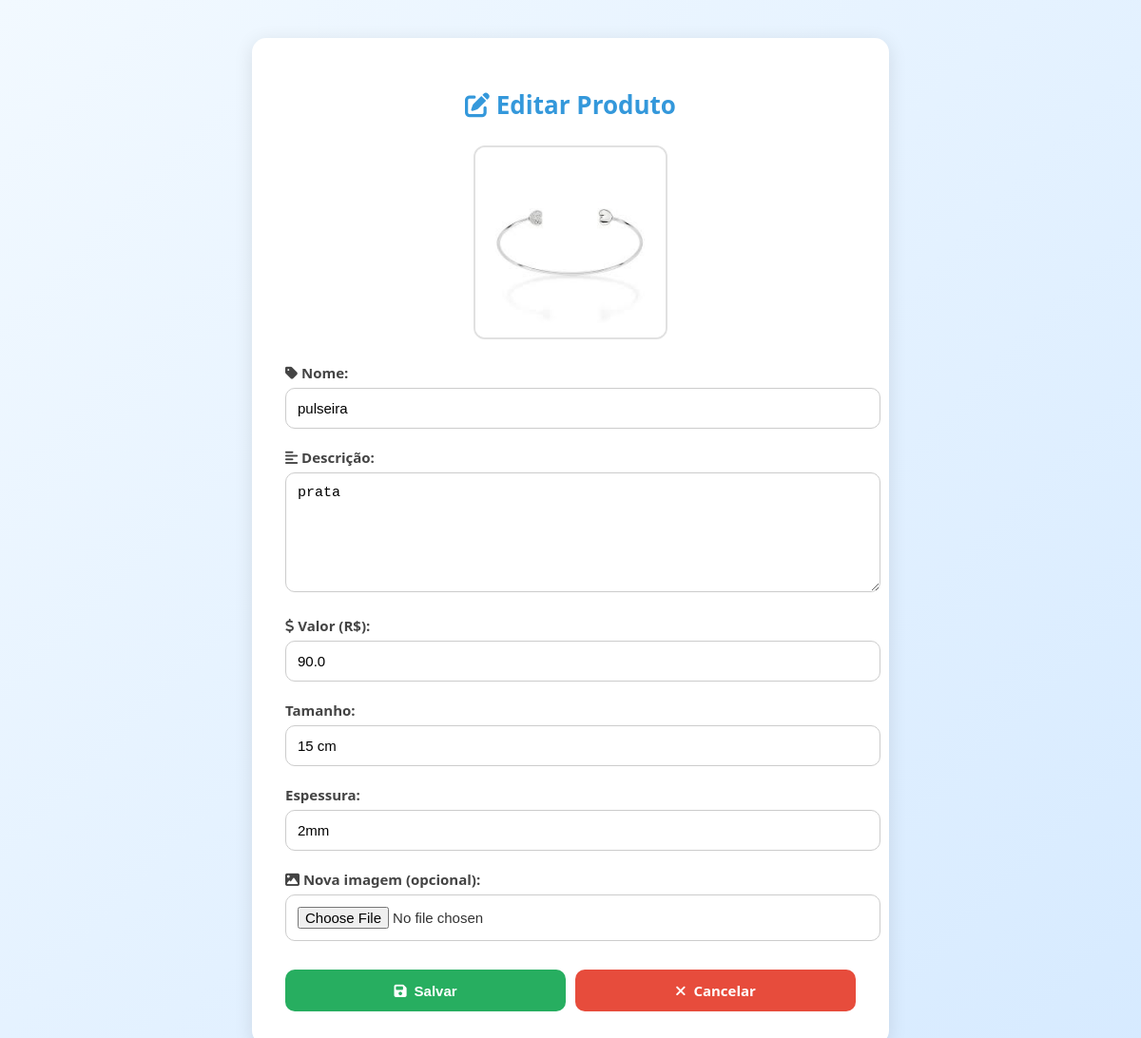
Screenshot of /editar_produto/2 with the database file from the repository.
### app.py (models this page shows)
class Produto(db.Model):
    id = db.Column(db.Integer, primary_key=True)
    nome = db.Column(db.String(100), nullable=False)
    descricao = db.Column(db.Text, nullable=False)
    valor = db.Column(db.Float, nullable=False)
    foto_url = db.Column(db.String(200), nullable=False)
    estoque = db.Column(db.Integer, nullable=False, default=0)
    tamanho = db.Column(db.String(50), nullable=True)
    espessura = db.Column(db.String(50), nullable=True)
    desconto = db.Column(db.Integer, nullable=True, default=0)

### app.py (the view, shortened to what this page needs)
@app.route('/editar_produto/<int:id>', methods=['GET', 'POST'])
def editar_produto(id):
    produto = Produto.query.get_or_404(id)
    return render_template('editar_produto.html', produto=produto)

### app.py (called while the page is built)
@app.context_processor
def inject_carrinho_qtd():
    carrinho = session.get('carrinho', {})
    carrinho_qtd = sum(carrinho.values())
    return {'carrinho_qtd': carrinho_qtd}

@app.before_request
def checar_sessao():
    print(f"Usuário na sessão: {session.get('nome_usuario')}")

### templates/editar_produto.html (shortened to what this page needs)
<!DOCTYPE html>
<html lang="pt-br">
<head>
    <link rel="stylesheet" href="{{ url_for('static', filename='css/editar_produto.css') }}">
    <link rel="stylesheet" href="https://cdnjs.cloudflare.com/ajax/libs/font-awesome/6.5.0/css/all.min.css" />
</head>
<body>
    <div class="container">
        <h1><i class="fas fa-edit"></i> Editar Produto</h1>
        <div class="imagem-container">
            <img src="{{ produto.foto_url }}" alt="Imagem atual do produto" class="imagem-produto">
        </div>
        <form action="{{ url_for('editar_produto', id=produto.id) }}" method="post" enctype="multipart/form-data" class="formulario">
            <div class="campo">
                <label for="nome"><i class="fas fa-tag"></i> Nome:</label>
                <input type="text" id="nome" name="nome" value="{{ produto.nome }}" required>
            </div>
            <div class="campo">
                <label for="descricao"><i class="fas fa-align-left"></i> Descrição:</label>
                <textarea id="descricao" name="descricao" required>{{ produto.descricao }}</textarea>
            </div>
            <div class="campo">
                <label for="valor"><i class="fas fa-dollar-sign"></i> Valor (R$):</label>
                <input type="number" id="valor" step="0.01" name="valor" value="{{ produto.valor }}" required>
            </div>
            <div class="campo">
                <label for="tamanho">Tamanho:</label>
                <input type="text" name="tamanho" value="{{ produto.tamanho }}" required>
            </div>
            <div class="campo">
                <label for="espessura">Espessura:</label>
                <input type="text" name="espessura" value="{{ produto.espessura }}" required>
            </div>
            <div class="campo">
                <label for="foto"><i class="fas fa-image"></i> Nova imagem (opcional):</label>
                <input type="file" id="foto" name="foto" accept="image/*">
            </div>
            <div class="botoes">
                <button type="submit" class="btn salvar"><i class="fas fa-save"></i> Salvar</button>
                <a href="{{ url_for('painel_admin') }}" class="btn cancelar"><i class="fas fa-times"></i> Cancelar</a>
            </div>
        </form>
    </div>
</body>
</html>

### static/css/editar_produto.css (style rules this page uses)
body { font-family: 'Segoe UI', sans-serif; background: linear-gradient(135deg, #f2f9ff, #d6eaff); color: #333; display: flex; justify-content: center; padding: 40px 20px; margin: 0; }
.container { background-color: #ffffff; padding: 35px; border-radius: 15px; box-shadow: 0 4px 20px rgba(0, 0, 0, 0.1); max-width: 600px; width: 100%; text-align: center; }
h1 { margin-bottom: 25px; color: #3498db; font-size: 26px; }
.imagem-container { margin-bottom: 20px; }
.imagem-produto { max-width: 200px; border-radius: 12px; border: 2px solid #e1e1e1; transition: transform 0.3s ease; }
.formulario { text-align: left; margin-top: 20px; }
.campo { margin-bottom: 20px; }
label { display: block; margin-bottom: 6px; font-weight: 600; color: #444; font-size: 15px; }
input[type="text"], input[type="number"], input[type="file"], textarea { width: 100%; padding: 12px; border: 1px solid #ccc; border-radius: 10px; font-size: 15px; transition: border-color 0.3s; }
textarea { resize: vertical; min-height: 100px; }
.botoes { display: flex; justify-content: space-between; gap: 10px; margin-top: 30px; }
.btn { padding: 12px; border-radius: 10px; font-weight: bold; border: none; cursor: pointer; text-decoration: none; display: inline-flex; align-items: center; justify-content: center; font-size: 15px; flex: 1; transition: background-color 0.3s; }
.btn i { margin-right: 8px; }
.salvar { background-color: #27ae60; color: white; }
.cancelar { background-color: #e74c3c; color: white; }

### rows the page displays
Produto: foto_url (picture), nome "pulseira", descricao "prata", valor "90.0", tamanho "15 cm", espessura "2mm"
